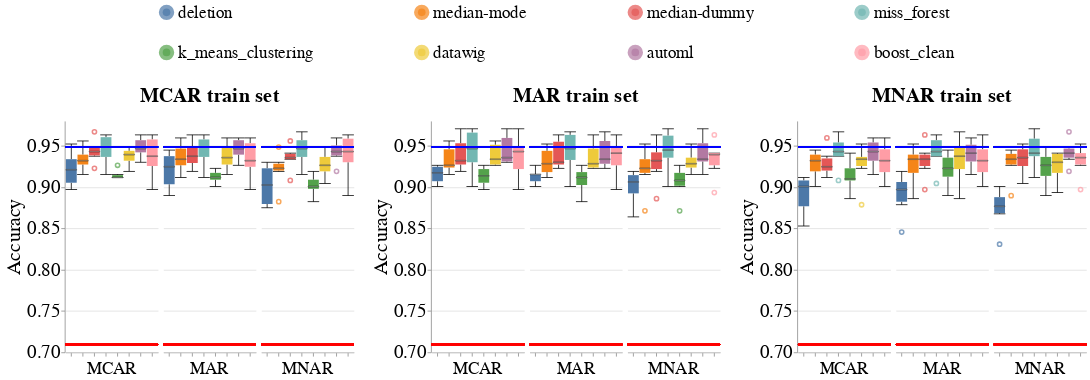

Notebook cell for this chart:
### Code cell
create_box_plots_for_diff_imputers_v2(dataset_name=DATASET_NAME,
                                      model_name='gandalf_clf',
                                      metric_name='accuracy',
                                      db_client=db_client)

### Figure 1 — Vega-Lite specification as saved in the notebook (floating-point values rounded to 4 significant figures; data arrays with more than 128 entries replaced by an {"elided": "..."} marker saying what was removed)
{"config": {"view": {"continuousWidth": 400, "continuousHeight": 300, "stroke": null}, "axis": {"labelFontSize": 24, "labelFontWeight": "normal", "titleFontSize": 26, "titleFontWeight": "normal"}, "facet": {"spacing": 5}, "header": {"labelFontSize": 22, "labelOrient": "bottom", "labelPadding": 5, "titleFontSize": 26}, "legend": {"columns": 4, "direction": "horizontal", "labelFontSize": 22, "labelLimit": 400, "orient": "top", "symbolOffset": 120, "symbolStrokeWidth": 10, "titleAnchor": "middle", "titleFontSize": 24, "titleLimit": 300}, "title": {"fontSize": 26}}, "hconcat": [{"facet": {"column": {"field": "Test_Injection_Strategy", "sort": ["MCAR", "MAR", "MNAR"], "title": "MCAR train set", "type": "nominal"}}, "spec": {"layer": [{"mark": {"type": "boxplot", "median": {"stroke": "black", "strokeWidth": 0.7}, "ticks": true}, "encoding": {"color": {"field": "Null_Imputer_Name", "sort": ["deletion", "median-mode", "median-dummy", "miss_forest", "k_means_clustering", "datawig", "automl", "boost_clean"], "title": null, "type": "nominal"}, "x": {"axis": {"labels": false}, "field": "Null_Imputer_Name", "sort": ["deletion", "median-mode", "median-dummy", "miss_forest", "k_means_clustering", "datawig", "automl", "boost_clean"], "title": null, "type": "nominal"}, "y": {"field": "Metric_Value", "scale": {"zero": false}, "title": "Accuracy", "type": "quantitative"}}}, {"mark": "rule", "encoding": {"color": {"value": "blue"}, "size": {"value": 2}, "y": {"field": "Baseline_Median", "type": "quantitative"}}}, {"mark": "rule", "encoding": {"color": {"value": "red"}, "size": {"value": 2}, "y": {"field": "Base_Rate", "type": "quantitative"}}}], "width": 120}}, {"data": {"name": "data-798245602f91cc3fa5dcf81f8f315cc0"}, "facet": {"column": {"field": "Test_Injection_Strategy", "sort": ["MCAR", "MAR", "MNAR"], "title": "MAR train set", "type": "nominal"}}, "spec": {"layer": [{"mark": {"type": "boxplot", "median": {"stroke": "black", "strokeWidth": 0.7}, "ticks": true}, "encoding": {"color": {"field": "Null_Imputer_Name", "sort": ["deletion", "median-mode", "median-dummy", "miss_forest", "k_means_clustering", "datawig", "automl", "boost_clean"], "title": null, "type": "nominal"}, "x": {"axis": {"labels": false}, "field": "Null_Imputer_Name", "sort": ["deletion", "median-mode", "median-dummy", "miss_forest", "k_means_clustering", "datawig", "automl", "boost_clean"], "title": null, "type": "nominal"}, "y": {"field": "Metric_Value", "scale": {"zero": false}, "title": "Accuracy", "type": "quantitative"}}}, {"mark": "rule", "encoding": {"color": {"value": "blue"}, "size": {"value": 2}, "y": {"field": "Baseline_Median", "type": "quantitative"}}}, {"mark": "rule", "encoding": {"color": {"value": "red"}, "size": {"value": 2}, "y": {"field": "Base_Rate", "type": "quantitative"}}}], "width": 120}}, {"data": {"name": "data-d13a552dfd735179449980f0375ae429"}, "facet": {"column": {"field": "Test_Injection_Strategy", "sort": ["MCAR", "MAR", "MNAR"], "title": "MNAR train set", "type": "nominal"}}, "spec": {"layer": [{"mark": {"type": "boxplot", "median": {"stroke": "black", "strokeWidth": 0.7}, "ticks": true}, "encoding": {"color": {"field": "Null_Imputer_Name", "sort": ["deletion", "median-mode", "median-dummy", "miss_forest", "k_means_clustering", "datawig", "automl", "boost_clean"], "title": null, "type": "nominal"}, "x": {"axis": {"labels": false}, "field": "Null_Imputer_Name", "sort": ["deletion", "median-mode", "median-dummy", "miss_forest", "k_means_clustering", "datawig", "automl", "boost_clean"], "title": null, "type": "nominal"}, "y": {"field": "Metric_Value", "scale": {"zero": false}, "title": "Accuracy", "type": "quantitative"}}}, {"mark": "rule", "encoding": {"color": {"value": "blue"}, "size": {"value": 2}, "y": {"field": "Baseline_Median", "type": "quantitative"}}}, {"mark": "rule", "encoding": {"color": {"value": "red"}, "size": {"value": 2}, "y": {"field": "Base_Rate", "type": "quantitative"}}}], "width": 120}}], "data": {"name": "data-3861c2be4dcc8fbe3eb82231c07b8efe"}, "resolve": {"scale": {"y": "shared"}}, "$schema": "https://vega.github.io/schema/vega-lite/v4.17.0.json", "datasets": {"data-3861c2be4dcc8fbe3eb82231c07b8efe": {"elided": "144 records"}, "data-798245602f91cc3fa5dcf81f8f315cc0": {"elided": "144 records"}, "data-d13a552dfd735179449980f0375ae429": {"elided": "144 records"}}}
